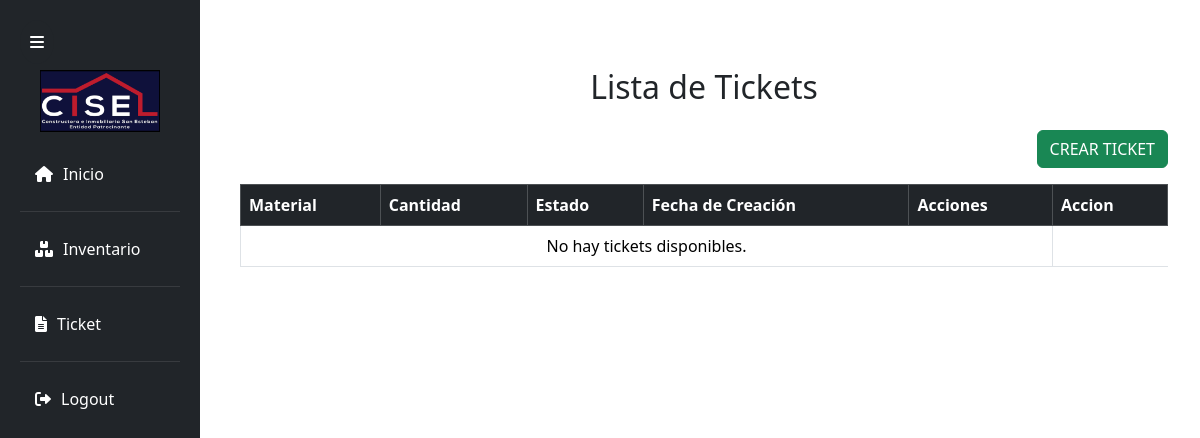
/tickets/ (signed in), run on an earlier commit of the app's database.
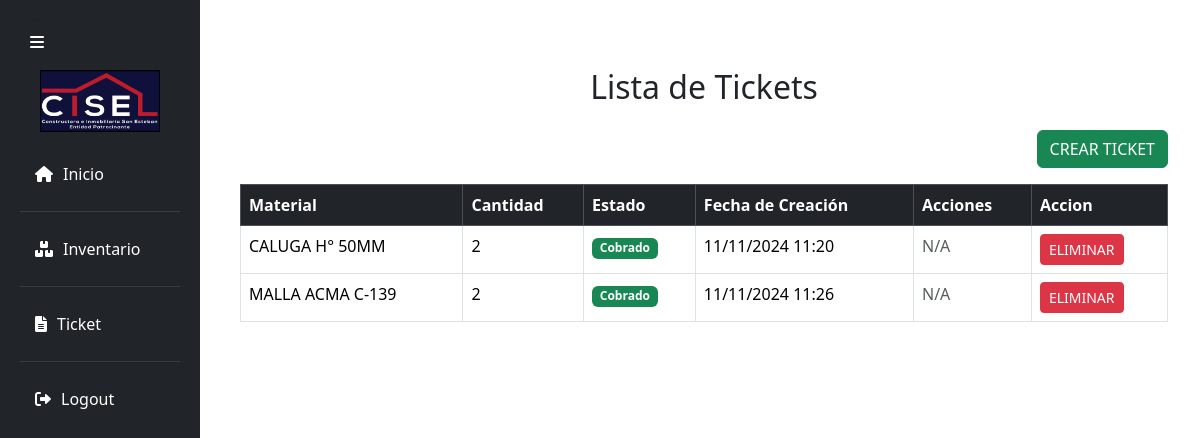
And on a later commit of the database.
### Polls/models.py (models this page shows, shortened)
class Ticket(models.Model):
    ESTADO_CHOICES = [
        ('pendiente', 'Pendiente'),
        ('cobrado', 'Cobrado'),
    ]
    estado = models.CharField(max_length=20, choices=ESTADO_CHOICES, default='pendiente')
    usuario = models.ForeignKey(CustomUser, on_delete=models.CASCADE)
    material_solicitado = models.ForeignKey(Material, on_delete=models.CASCADE)
    cantidad = models.IntegerField()
    fecha_creacion = models.DateTimeField(default=now)  # Cambiado para permitir un valor predeterminado

class Material(models.Model):
    nombre = models.CharField(max_length=100)
    descripcion = models.TextField(blank=True, null=True)
    unidad_medida = models.ForeignKey('UnidadMedida', on_delete=models.CASCADE)
    cantidad_disponible = models.IntegerField()
    stock = models.IntegerField()
    activo = models.BooleanField(default=True)  # Campo para eliminación lógica

### Polls/views.py (the view)
# urls.py: path('tickets/', views.lista_tickets, name='lista_tickets'),
@login_required
@user_passes_test(lambda u: has_role_id(u, JEFE_OBRA) or has_role_id(u, JEFE_BODEGA), login_url='/access_denied/')
def lista_tickets(request):
    tickets = Ticket.objects.all()
    estado = request.GET.get('estado')
    if estado:
        tickets = tickets.filter(estado=estado)
    return render(request, 'Modulo_usuario/tickets/lista.html', {'tickets': tickets})

### Polls/context_processors.py (called while the page is built)
def role_context(request):
    user = request.user
    if user.is_authenticated:
        return {
            'can_access_ticket': user.roles.filter(id=JEFE_BODEGA).exists() or user.roles.filter(id=JEFE_OBRA).exists(),
            'can_access_inventario': user.roles.filter(id=JEFE_BODEGA).exists() or user.roles.filter(id=JEFE_OBRA).exists(),
            'can_access_reportes': user.roles.filter(id=ADMINISTRADOR_OBRA).exists(),
            'is_administrador_obra': user.roles.filter(id=ADMINISTRADOR_OBRA).exists(),
        }
    return {}

### Polls/views.py (called while the page is built)
def has_role_id(user, role_id):
    return user.roles.filter(id=role_id).exists()

### Polls/templates/Modulo_usuario/tickets/lista.html (shortened to what this page needs)
{% extends 'Modulo_usuario/base/base.html' %}
{% block content %}
<div class="container my-5">
    <h2 class="text-center mb-4">Lista de Tickets</h2>
    <div class="d-flex justify-content-end mb-3">
        <a href="{% url 'crear_ticket' %}" class="btn btn-success">Crear Ticket</a>
    </div>
    <table class="table table-hover table-bordered">
        <thead class="table-dark">
            <tr>
                <th>Material</th>
                <th>Cantidad</th>
                <th>Estado</th>
                <th>Fecha de Creación</th>
                <th>Acciones</th>
                <th>Accion</th>
            </tr>
        </thead>
        <tbody>
            {% if tickets %}
                {% for ticket in tickets %}
                <tr>
                    <td>{{ ticket.material_solicitado.nombre }}</td>
                    <td>{{ ticket.cantidad }}</td>
                    <td>
                        {% if ticket.estado == 'pendiente' %}
                            <span class="badge bg-warning text-dark">Pendiente</span>
                        {% else %}
                            <span class="badge bg-success">Cobrado</span>
                        {% endif %}
                    </td>
                    <td>{{ ticket.fecha_creacion|date:"d/m/Y H:i" }}</td>
                    <td>
                        {% if ticket.estado == 'pendiente' %}
                            <a href="{% url 'cobrar_ticket' ticket.id %}" class="btn btn-sm btn-primary" onclick="return confirm('¿Estás seguro de cobrar este ticket?');">
                                Cobrar
                            </a>
                        {% else %}
                            <span class="text-muted">N/A</span>
                        {% endif %}
                    </td>
                    <td>
                    <form action="{% url 'eliminar_ticket' ticket.id %}" method="POST" style="display:inline;">
                            <button type="submit" class="btn btn-sm btn-danger" onclick="return confirm('¿Estás seguro de eliminar este ticket?');">Eliminar</button>
                        </form>
                    </td>
                </tr>
                {% endfor %}
            {% else %}
                <tr>
                    <td colspan="5" class="text-center">No hay tickets disponibles.</td>
                </tr>
            {% endif %}
        </tbody>
    </table>
</div>
{% endblock %}

### Polls/templates/Modulo_usuario/base/base.html (shortened to what this page needs)
{% load static %}
<!DOCTYPE html>
<html lang="en">
  <head>
    <link
      rel="stylesheet"
      type="text/css"
      href="{% static 'css/style.css' %}"
    />
    <link
      href="https://unpkg.com/boxicons@2.1.4/css/boxicons.min.css"
      rel="stylesheet"
    />
    <link
      href="https://cdnjs.cloudflare.com/ajax/libs/font-awesome/6.0.0/css/all.min.css"
      rel="stylesheet"
    />
    <link
      href="https://cdn.jsdelivr.net/npm/bootstrap@5.3.3/dist/css/bootstrap.min.css"
      rel="stylesheet"
    />
    <link
      href="https://cdn.datatables.net/1.11.5/css/jquery.dataTables.min.css"
      rel="stylesheet"
    />
    <link
      href="https://cdnjs.cloudflare.com/ajax/libs/toastr.js/latest/toastr.min.css"
      rel="stylesheet"
    />
  </head>
  <body>
    <nav class="col-md-2 d-none d-md-block bg-dark sidebar">
      <img src="{% static 'img/logo.png' %}" alt="Logo" />
      <button id="sidebarToggle" class="btn btn-dark">
        <i class="fas fa-bars"></i>
      </button>
      <div class="sidebar-sticky">
        <ul class="nav flex-column menu">
          <li class="nav-item">
            <a class="nav-link active" href="{% url 'home' %}"
              ><i class="fas fa-home"></i> <span>Inicio</span></a
            >
          </li>
          {% if can_access_inventario %}
          <li class="nav-item">
            <a class="nav-link" href="{% url 'inventory' %}"
              ><i class="fas fa-boxes"></i> <span>Inventario</span></a
            >
          </li>
          {% endif %}
          {% if can_access_ticket %}
          <li class="nav-item">
            <a class="nav-link" href="{% url 'crear_ticket' %}"
              ><i class="fas fa-file-alt"></i> <span>Ticket</span></a
            >
          </li>
          {% endif %}
          <li class="nav-item">
            <a class="nav-link" href="{% url 'logout' %}">
              <i class="fas fa-sign-out-alt"></i> <span>Logout</span>
            </a>
          </li>
        </ul>
      </div>
    </nav>
    <section class="content col-md-9 ml-sm-auto col-lg-10 px-4">
      {% block content %} {% endblock %}
    </section>
  </body>
</html>

### Polls/static/css/style.css (style rules this page uses)
:root { --white-color: #fff; --blue-color: #4070f4; --grey-color: #707070; --grey-color-light: #aaa; --light-gray: #c6c6c9; --dark-blue: #0d143b; --red: #ba1c2c; --gray: #6c6d7e; --black: #040406; --brown: #5f2742; --blue-gray: #393b5b; --silver: #ffffff; }
body { font-family: "Poppins", sans-serif; margin: 0; padding: 0; background-color: #f5f5f5; color: #343a40; }
.nav-link i { margin-right: 10px; transition: margin-right 0.3s; color: var(--white-color); }
.content { margin-left: 17%; }
.menu { margin-top: 20px; }
table { width: 100%; border-collapse: collapse; }
th { background-color: #007bff; color: white; padding: 10px; text-align: left; }
td { padding: 10px; border: 1px solid #ddd; }
tr:nth-child(even) { background-color: #f2f2f2; }
#sidebarToggle { border: none; border-radius: 50%; padding: 10px; cursor: pointer; transition: transform 0.3s, box-shadow 0.3s; position: fixed; top: 20px; left: 20px; z-index: 1100; }
.sidebar img { width: 120px; height: auto; margin: 0 auto; display: block; transition: width 0.3s ease; margin-top: 50px; }
.sidebar { width: 250px; position: fixed; top: 0; left: 0; height: 100%; background-color: var(--black); padding: 20px; display: flex; flex-direction: column; align-items: flex-start; }
.sidebar .nav-item { margin-bottom: 10px; }
.sidebar .nav-link { display: flex; align-items: center; color: var(--white-color); text-decoration: none; padding: 10px 15px; transition: background-color 0.3s ease; }
.sidebar .nav-link i { margin-right: 10px; }
.sidebar .nav-item:not(:last-child) { border-bottom: 1px solid rgba(255, 255, 255, 0.1); margin-bottom: 15px; padding-bottom: 15px; }
.sidebar .nav-link span { color: var(--white-color); }
table th, table td { padding: 12px; text-align: left; border-bottom: 1px solid var(--grey-color-light); }
table th { background-color: var(--light-gray); color: var(--black); }
.btn { padding: 10px 20px; border-radius: 5px; text-transform: uppercase; cursor: pointer; }
.btn-success { background-color: var(--green); color: var(--white-color); border: none; }
.btn-danger { background-color: var(--red); color: var(--white-color); border: none; }
form { margin-bottom: 20px; }
.btn { background-color: #007bff; color: white; padding: 10px 20px; border: none; border-radius: 4px; cursor: pointer; font-size: 16px; transition: background-color 0.3s; }
body { background-color: #f7f8fa; font-family: "Arial", sans-serif; }
.container { max-width: 650px; margin: 50px auto; padding: 20px; }
.container { max-width: 600px; margin: 50px auto; }

What changed in the data, as far as the page shows it:
added Ticket: material_solicitado.nombre "CALUGA H° 50MM", cantidad "2", estado "Cobrado", fecha_creacion "11/11/2024 11:20"
added Ticket: material_solicitado.nombre "MALLA ACMA C-139", cantidad "2", estado "Cobrado", fecha_creacion "11/11/2024 11:26"
Also different on the page:
text no longer shown: "No hay tickets disponibles."
